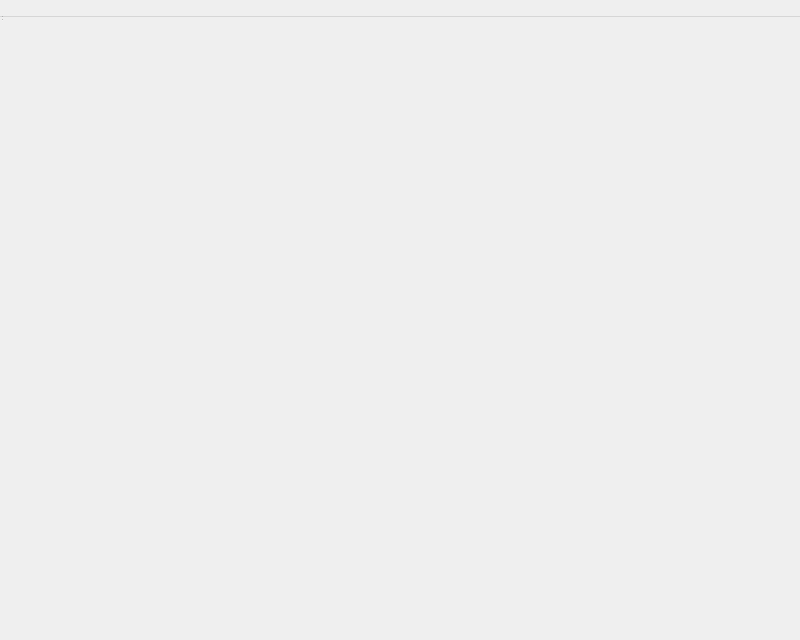
<?xml version="1.0" encoding="UTF-8"?>
<ui version="4.0">
 <class>PlotWindow</class>
 <widget class="QWidget" name="PlotWindow">
  <property name="geometry">
   <rect>
    <x>0</x>
    <y>0</y>
    <width>800</width>
    <height>640</height>
   </rect>
  </property>
  <property name="windowTitle">
   <string>Plot</string>
  </property>
  <widget class="QWidget" name="centralwidget">
   <widget class="QCustomPlot" name="customPlot" native="true">
    <property name="geometry">
     <rect>
      <x>-0</x>
      <y>-0</y>
      <width>800</width>
      <height>600</height>
     </rect>
    </property>
   </widget>
  </widget>
  <widget class="QMenuBar" name="menubar">
   <property name="geometry">
    <rect>
     <x>0</x>
     <y>0</y>
     <width>800</width>
     <height>17</height>
    </rect>
   </property>
  </widget>
  <widget class="QStatusBar" name="statusbar"/>
 </widget>
 <customwidgets>
  <customwidget>
   <class>QCustomPlot</class>
   <extends>QWidget</extends>
   <header location="global">qcustomplot.h</header>
   <container>1</container>
  </customwidget>
 </customwidgets>
 <resources/>
 <connections/>
</ui>
